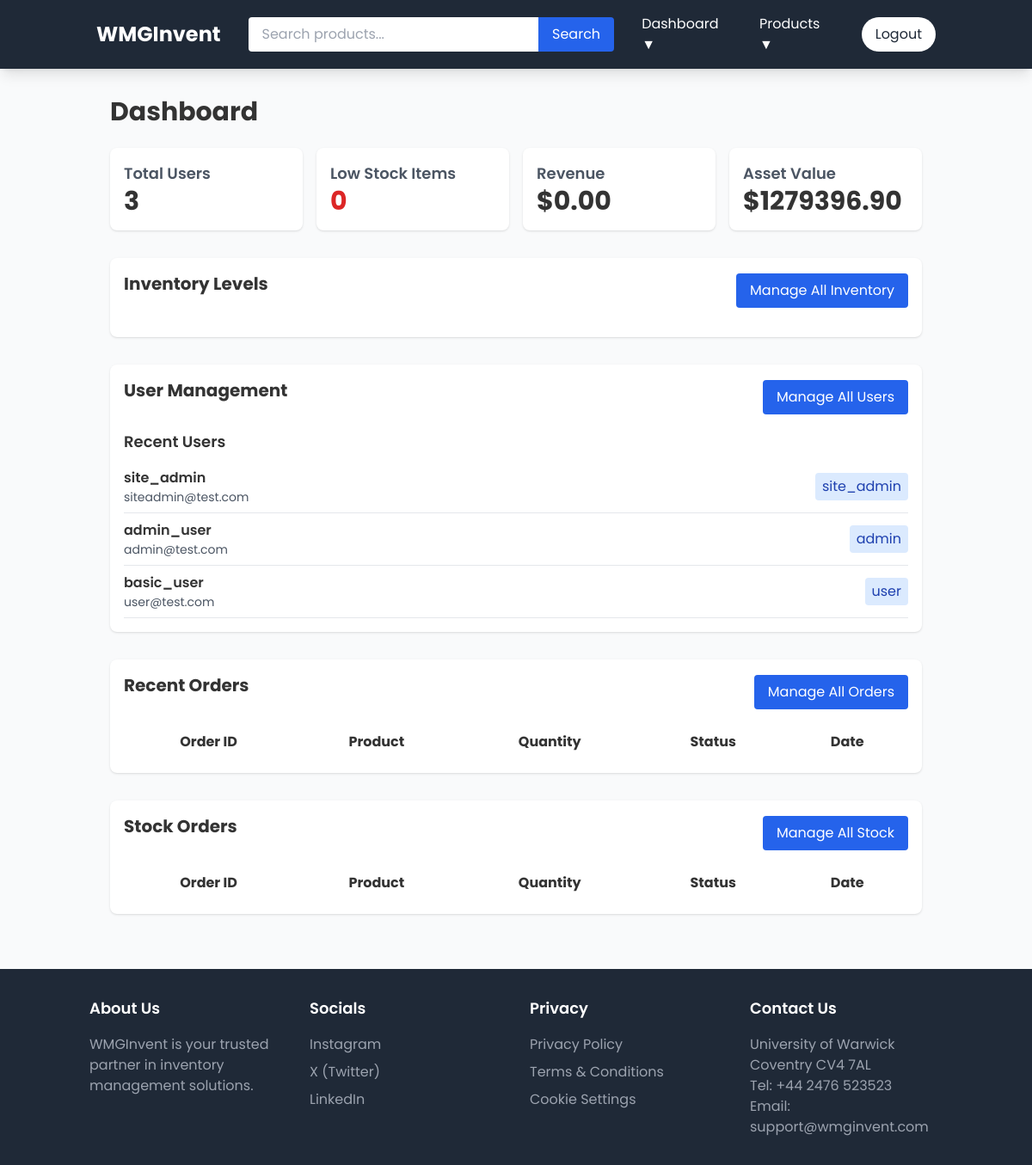
Before: /dashboard (signed in) with the older database file.
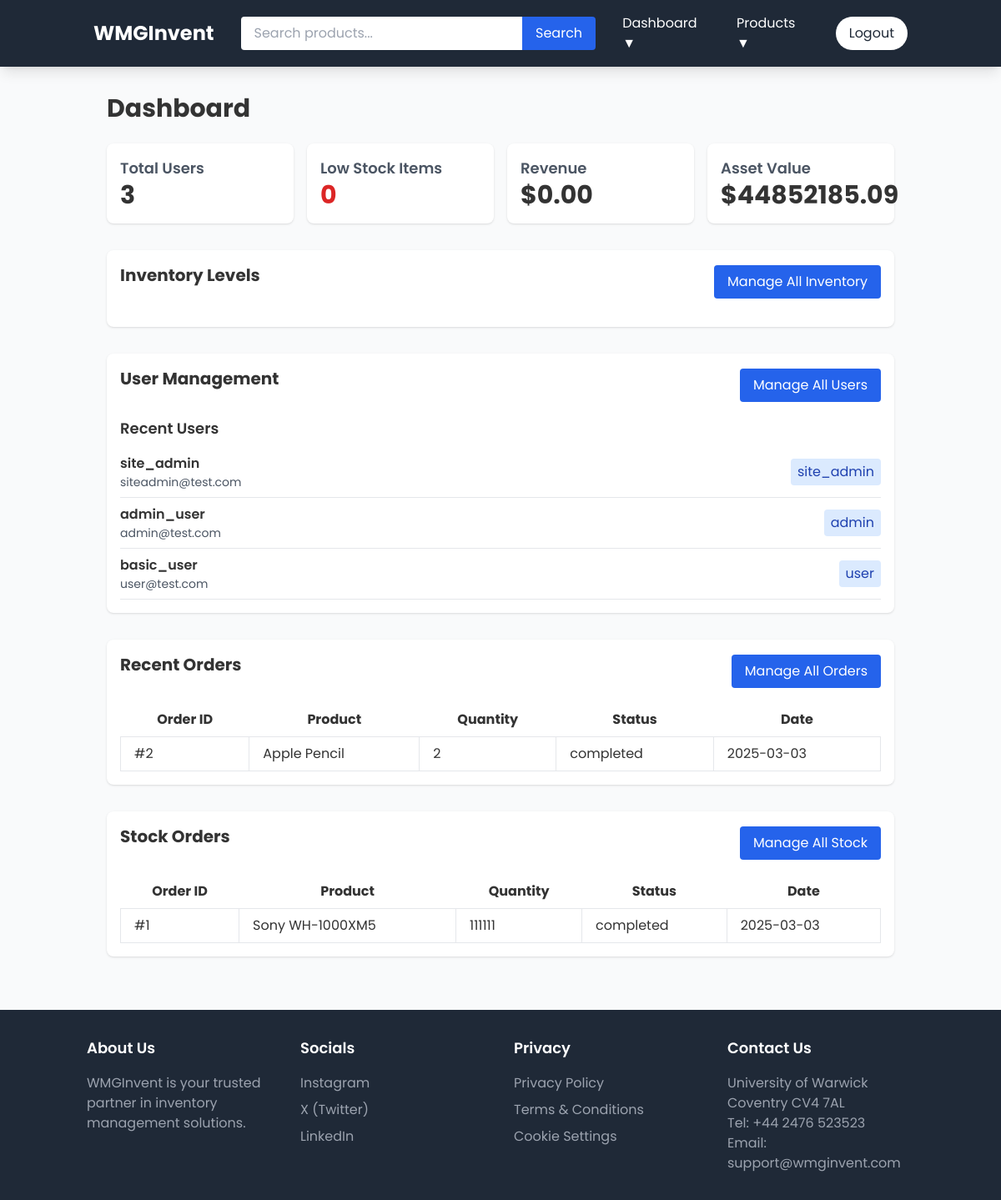
After: the same page with the newer database file.
### app/models/user.py (models this page shows, shortened)
class User(UserMixin, db.Model):
    id = db.Column(db.Integer, primary_key=True)
    username = db.Column(db.String(64), unique=True, nullable=False)  # Unique username for login
    email = db.Column(db.String(120), unique=True, nullable=False)    # Unique email for contact
    password_hash = db.Column(db.String(128))                         # Securely stored password hash
    role = db.Column(db.String(20), nullable=False, default='user')   # Role-based access control
    def can_manage_stock(self):
        return self.role in ['admin', 'site_admin']
    def can_manage_users(self):
        return self.role == 'site_admin'

### app/models/order.py (models this page shows, shortened)
class Order(db.Model):
    id = db.Column(db.Integer, primary_key=True)
    user_id = db.Column(db.Integer, db.ForeignKey('user.id'), nullable=False)      # Customer who placed the order
    product_id = db.Column(db.Integer, db.ForeignKey('product.id'), nullable=False) # Product being ordered
    quantity = db.Column(db.Integer, nullable=False)                               # Quantity ordered
    status = db.Column(db.String(20), default='pending')  # pending, approved, completed, cancelled
    created_at = db.Column(db.DateTime, default=datetime.utcnow)                   # When order was placed
    updated_at = db.Column(db.DateTime, default=datetime.utcnow, onupdate=datetime.utcnow) # Last status update
    user = db.relationship('User', backref='orders')      # Access orders via user.orders
    product = db.relationship('Product', backref='orders') # Access orders via product.orders

### app/models/product.py (models this page shows, shortened)
class Product(db.Model):
    id = db.Column(db.Integer, primary_key=True)
    name = db.Column(db.String(128), nullable=False)                     # Product name (required)
    description = db.Column(db.Text)                                     # Product description
    price = db.Column(db.Float, nullable=False)                          # Product price (required)
    stock_level = db.Column(db.Integer, default=0)                       # Current inventory count
    min_stock_level = db.Column(db.Integer, default=10)                  # Threshold for reordering
    category_id = db.Column(db.Integer, db.ForeignKey('category.id'), nullable=False)  # Product category
    image_url = db.Column(db.String(512))                                # For storing direct image URLs
    created_at = db.Column(db.DateTime, default=datetime.utcnow)         # Creation timestamp
    updated_at = db.Column(db.DateTime, default=datetime.utcnow, onupdate=datetime.utcnow)  # Last update

### app/models/stock_order.py (models this page shows)
class StockOrder(db.Model):
    id = db.Column(db.Integer, primary_key=True)
    product_id = db.Column(db.Integer, db.ForeignKey('product.id'), nullable=False)
    quantity = db.Column(db.Integer, nullable=False)
    status = db.Column(db.String(20), default='pending')  # pending, approved, completed, cancelled
    created_at = db.Column(db.DateTime, default=datetime.utcnow)
    updated_at = db.Column(db.DateTime, default=datetime.utcnow, onupdate=datetime.utcnow)
    product = db.relationship('Product', backref='stock_orders')

### app/routes/main.py (the view)
@bp.route('/dashboard')
@login_required
def dashboard():
    user_orders = Order.query.filter_by(user_id=current_user.id).order_by(Order.created_at.desc()).limit(10).all()
    stock_orders = StockOrder.query.order_by(StockOrder.created_at.desc()).limit(10).all()
    if current_user.can_manage_stock():
        total_products = Product.query.count()
        low_stock_products = Product.query.filter(Product.stock_level <= Product.min_stock_level).all()
        low_stock_count = len(low_stock_products)
        category_count = Category.query.count()
        total_value = sum(p.price * p.stock_level for p in Product.query.all())
        revenue = sum(o.total_price for o in Order.query.filter_by(status='Completed').all())
        products = Product.query.all()
        chart_data = {
            'data': [{
                'type': 'bar',
                'x': [p.name for p in products],
                'y': [p.stock_level for p in products],
                'name': 'Current Stock'
            }, {
                'type': 'bar',
                'x': [p.name for p in products],
                'y': [p.min_stock_level for p in products],
                'name': 'Minimum Stock'
            }],
            'layout': {
                'title': 'Stock Levels by Product',
                'barmode': 'group'
            }
        }
        chart_json = json.dumps(chart_data)
    else:
        total_products = low_stock_count = category_count = total_value = revenue = None
        chart_json = None
    if current_user.can_manage_users():
        total_users = User.query.count()
        recent_users = User.query.order_by(User.id.desc()).limit(5).all()
    else:
        total_users = recent_users = None
    return render_template('main/dashboard.html',
                         user_orders=user_orders,
                         stock_orders=stock_orders,
                         total_products=total_products,
                         low_stock_count=low_stock_count,
                         category_count=category_count,
                         total_value=total_value,
                         revenue=revenue,
                         chart_json=chart_json,
                         total_users=total_users,
                         recent_users=recent_users)

### app/__init__.py (called while the page is built)
def create_app(config_class=Config):
    app = Flask(__name__)  # Use built-in static folder in app/static
    app.config.from_object(config_class)
    db.init_app(app)
    login_manager.init_app(app)
    migrate.init_app(app, db)
    csrf.init_app(app)
    login_manager.login_view = 'auth.login'
    login_manager.login_message_category = 'info'
    from app.models.category import Category
    @app.context_processor
    def inject_categories():
        return dict(categories=Category.query.all())
    from app.routes import auth, main, products, admin, orders, reorders
    app.register_blueprint(auth.bp)
    app.register_blueprint(main.bp)
    app.register_blueprint(products.bp)
    app.register_blueprint(admin.bp)
    app.register_blueprint(orders.bp)
    app.register_blueprint(reorders.bp)
    print(f"Static folder path: {app.static_folder}")
    return app

### app/models/user.py (called while the page is built)
@login_manager.user_loader
def load_user(id):
    return User.query.get(int(id))

### app/templates/main/dashboard.html (shortened to what the changed rows need)
{% extends "base.html" %}
{% block content %}
<div class="container mx-auto px-4">
    <h1 class="text-3xl font-bold mb-6">Dashboard</h1>
    {% if current_user.can_manage_stock() %}
    <div class="grid grid-cols-1 md:grid-cols-4 gap-4 mb-8">
        <button onclick="toggleGraph('totalUsers')" class="bg-white p-4 rounded-lg shadow hover:bg-gray-50 transition-colors text-left">
            <h3 class="text-lg font-semibold text-gray-600">Total Users</h3>
            <p class="text-3xl font-bold">{{ total_users }}</p>
        </button>
        <button onclick="toggleGraph('lowStockItems')" class="bg-white p-4 rounded-lg shadow hover:bg-gray-50 transition-colors text-left">
            <h3 class="text-lg font-semibold text-gray-600">Low Stock Items</h3>
            <p class="text-3xl font-bold text-red-600">{{ low_stock_count }}</p>
        </button>
        <button onclick="toggleGraph('revenue')" class="bg-white p-4 rounded-lg shadow hover:bg-gray-50 transition-colors text-left">
            <h3 class="text-lg font-semibold text-gray-600">Revenue</h3>
            <p class="text-3xl font-bold">${{ "%.2f"|format(revenue) }}</p>
        </button>
        <button onclick="toggleGraph('assetValue')" class="bg-white p-4 rounded-lg shadow hover:bg-gray-50 transition-colors text-left">
            <h3 class="text-lg font-semibold text-gray-600">Asset Value</h3>
            <p class="text-3xl font-bold">${{ "%.2f"|format(total_value) }}</p>
        </button>
    </div>
    {% endif %}
    {% if current_user.can_manage_stock() %}
    <div class="bg-white p-4 rounded-lg shadow mb-8">
        <div class="flex items-center justify-between mb-4">
            <h2 class="text-xl font-bold mb-4">Inventory Levels</h2>
        </div>
    </div>
    {% endif %}
    {% if current_user.can_manage_users() %}
    <div class="bg-white p-4 rounded-lg shadow mb-8">
        <div class="flex items-center justify-between mb-4">
            <h2 class="text-xl font-bold mb-4">User Management</h2>
        </div>
        <div>
            <div class="space-y-2">
                {% for user in recent_users[:5] %}
                <div class="flex justify-between items-center border-b pb-2">
                    <div>
                        <p class="font-semibold">{{ user.username }}</p>
                        <p class="text-sm text-gray-600">{{ user.email }}</p>
                    </div>
                    <span class="px-2 py-1 rounded bg-blue-100 text-blue-800">{{ user.role }}</span>
                </div>
                {% endfor %}
            </div>
        </div>
    </div>
    {% endif %}
    <div class="bg-white p-4 rounded-lg shadow mb-8">
        <div class="flex items-center justify-between mb-4">
            <h2 class="text-xl font-bold mb-4">Recent Orders</h2>
        </div>
        <div class="overflow-x-auto">
            <table class="min-w-full">
                <thead>
                    <tr>
                        <th class="px-4 py-2">Order ID</th>
                        <th class="px-4 py-2">Product</th>
                        <th class="px-4 py-2">Quantity</th>
                        <th class="px-4 py-2">Status</th>
                        <th class="px-4 py-2">Date</th>
                    </tr>
                </thead>
                <tbody>
                    {% for order in user_orders[:5] %}
                    <tr>
                        <td class="border px-4 py-2">#{{ order.id }}</td>
                        <td class="border px-4 py-2">{{ order.product.name }}</td>
                        <td class="border px-4 py-2">{{ order.quantity }}</td>
                        <td class="border px-4 py-2">{{ order.status }}</td>
                        <td class="border px-4 py-2">{{ order.created_at.strftime('%Y-%m-%d') }}</td>
                    </tr>
                    {% endfor %}
                </tbody>
            </table>
        </div>
    </div>
    {% if current_user.can_manage_stock() %}
    <div class="bg-white p-4 rounded-lg shadow mb-8">
        <div class="flex items-center justify-between mb-4">
            <h2 class="text-xl font-bold mb-4">Stock Orders</h2>
        </div>
        <div class="overflow-x-auto">
            <table class="min-w-full">
                <thead>
                    <tr>
                        <th class="px-4 py-2">Order ID</th>
                        <th class="px-4 py-2">Product</th>
                        <th class="px-4 py-2">Quantity</th>
                        <th class="px-4 py-2">Status</th>
                        <th class="px-4 py-2">Date</th>
                    </tr>
                </thead>
                <tbody>
                    {% for stock_order in stock_orders[:5] %}
                    <tr>
                        <td class="border px-4 py-2">#{{ stock_order.id }}</td>
                        <td class="border px-4 py-2">{{ stock_order.product.name }}</td>
                        <td class="border px-4 py-2">{{ stock_order.quantity }}</td>
                        <td class="border px-4 py-2">{{ stock_order.status }}</td>
                        <td class="border px-4 py-2">{{ stock_order.created_at.strftime('%Y-%m-%d') }}</td>
                    </tr>
                    {% endfor %}
                </tbody>
            </table>
        </div>
    </div>
    {% endif %}
</div>
{% endblock %}

Changed rows visible on the page:
added Order: id "2", product.name "Apple Pencil", quantity "2", status "completed", created_at "2025-03-03"
added StockOrder: id "1", product.name "Sony WH-1000XM5", quantity "111111", status "completed", created_at "2025-03-03"
Other visible differences:
{{ "%.2f"|format(total_value) }}: "1279396.90" → "44852185.09"
